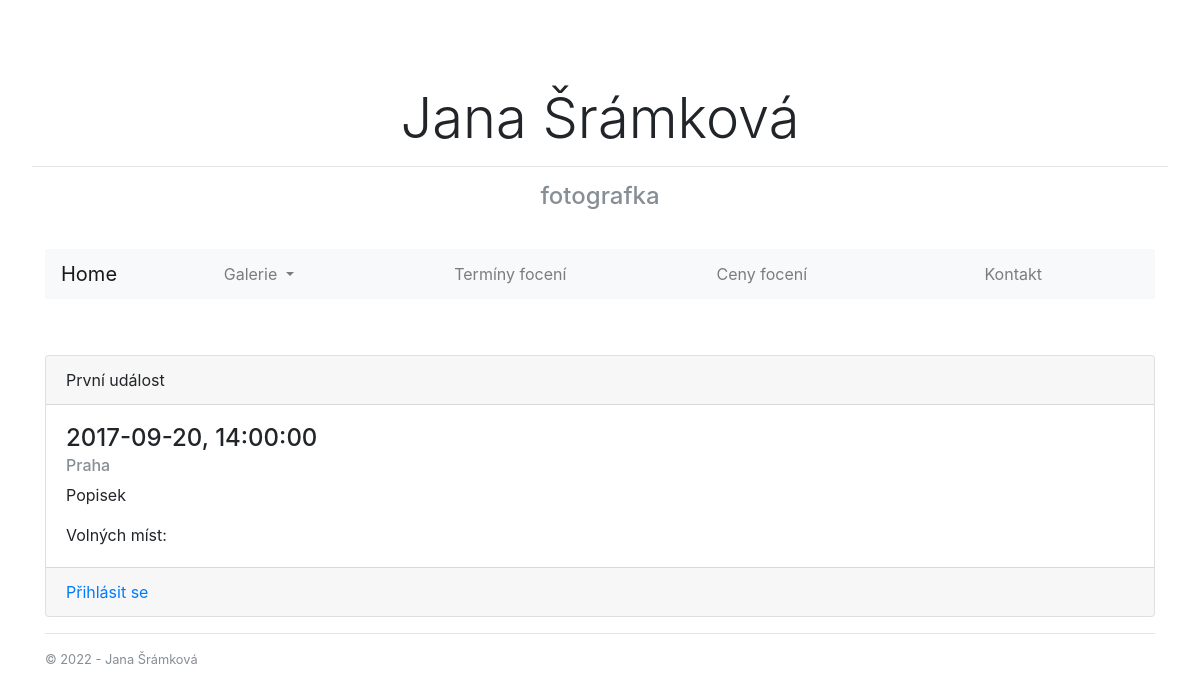
Before: /events with the older database file.
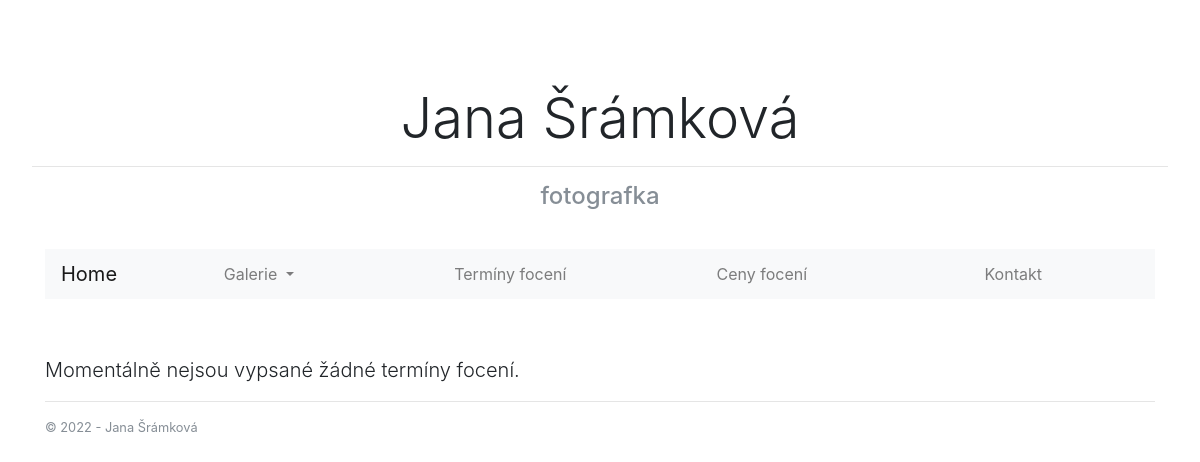
After: the same page with the newer database file.
### AtelierApp/models.py (models this page shows, shortened)
class Event(db.Model):
    __tablename__ = 'events'
    id = db.Column(db.Integer, primary_key=True)
    name = db.Column(db.String(64), index=True, nullable=False)
    description = db.Column(db.Text)
    location = db.Column(db.String(256))
    date = db.Column(db.Date, nullable=False)
    time = db.Column(db.Time)
    capacity = db.Column(db.Integer)
    active = db.Column(db.Boolean, default=True)
    customers = db.relationship('Customer', backref='customer', lazy='dynamic')

### AtelierApp/views.py (the view)
@app.route('/events')
def events():
    evs = Event.query.filter_by(active=True).order_by(Event.date.asc()).all()
    events = []
    for e in evs:
        events.append({'name': e.name,
                      'description': e.description,
                      'active': e.active,
                      'location': e.location,
                      'date': e.date,
                      'time': e.time,
                      'capacity': e.capacity,
                      'free': '',
                      'id': e.id
                     })
    return render_template('events.html', events=events, title=u'Správa událostí', year=datetime.now().year)

### AtelierApp/views.py (called while the page is built)
@app.before_request
def before_request():
    g.user = current_user

### AtelierApp/templates/events.html (shortened to what this page needs)
﻿{% extends "layout.html" %}
{% block content %}
{% if events %}
    {% for event in events %}
        {% include 'event.html' %}
    {% endfor %}
{% else %}
<p class="lead text-justify">
    Momentálně nejsou vypsané žádné termíny focení.
</p>
{% endif %}
{% endblock %}

### AtelierApp/templates/event.html
﻿<div class="card">
    <div class="card-header">
        {{event.name}}
    </div>
    <div class="card-body">
        <h4 class="card-title">{{event.date}}, {{event.time}}</h4>
        <h6 class="card-subtitle mb-2 text-muted">{{event.location}}</h6>
        <p class="card-text">{{event.description}}</p>
        <p class="card-text">Volných míst: {{event.free}}</p>
    </div>
    <div class="card-footer">
        <a href="{{ url_for('apply_event', id=event.id) }}" class="card-link text-right">Přihlásit se</a>
    </div>
</div>

Changed rows visible on the page:
no longer on this page (row edited): Event: name "První událost", date "2017-09-20", time "14:00:00", location "Praha", description "Popisek"
Other visible differences:
text now shown: "Momentálně nejsou vypsané žádné termíny focení."
